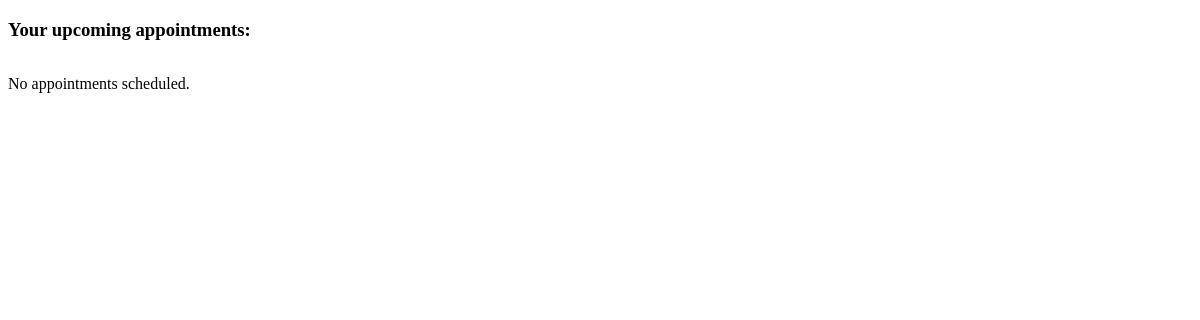
The app's page /doctor/myAppointments.php (signed in), older data.
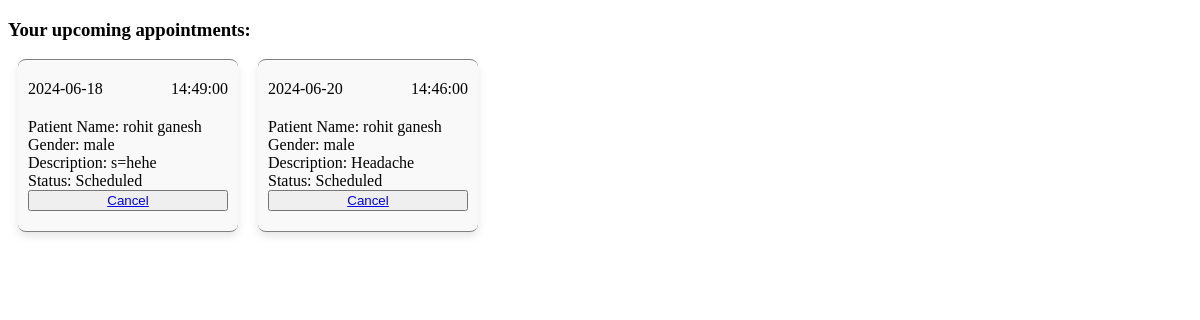
The same page, newer data.
### tables this page shows
CREATE TABLE `appointments` (
  `AppointmentID` int(11) NOT NULL,
  `pid` int(11) NOT NULL,
  `did` int(11) NOT NULL,
  `AppointmentDate` date NOT NULL,
  `AppointmentTime` time NOT NULL,
  `ReasonForVisit` varchar(255) DEFAULT NULL,
  `Status` varchar(50) DEFAULT NULL
);

CREATE TABLE `patient` (
  `Avatar` longblob NOT NULL,
  `pid` int(11) NOT NULL,
  `pname` varchar(50) NOT NULL,
  `pemail` varchar(50) NOT NULL,
  `pmobile` text NOT NULL,
  `ppassword` text NOT NULL,
  `pdob` date NOT NULL,
  `pgender` varchar(10) NOT NULL
);

### doctor/myAppointments.php (the view, shortened to what this page needs)
<?php
include("../backend/conn.php");
if(isset($_SESSION['id'])){
    $id=$_SESSION['id'];
}
?>
<!DOCTYPE html>
<html lang="en">
<head>
    <link rel="stylesheet" href="../Styles/appointment.css">
</head>
<body>
<div>
    <h3>Your upcoming appointments:</h3>
    <div class="appointments">
        <?php
        $stmt = $conn->prepare("
            SELECT a.*, d.dname, d.specialties, p.*
            FROM appointments a
            JOIN doctor d ON a.did = d.did
            JOIN patient p ON a.pid = p.pid
            WHERE a.did = ?
            ORDER BY a.AppointmentDate ASC, a.AppointmentTime ASC
        ");
        $stmt->bind_param('i', $id);
        $stmt->execute();
        $result = $stmt->get_result();
        if ($result->num_rows > 0) {
            while ($row = $result->fetch_assoc()) {
                echo "<div class='appointment'>";
                echo "<div class='appointment-datetime'>";
                echo "<span>{$row['AppointmentDate']}</span>";
                echo "<span>{$row['AppointmentTime']}</span>";
                echo "</div>";
                echo "<div>Patient Name: {$row['pname']}</div>";
                echo "<div>Gender: {$row['pgender']}</div>";
                echo "<div>Description: {$row['ReasonForVisit']}</div>";
                echo "<div>Status: {$row['Status']}</div>";
                if ($row['Status'] === 'Pending') {
                    echo "<div><button class='logout-btn'><a href='../Appointments/ChangeStatus.php?action=approve&aid={$row['AppointmentID']}' onclick='return confirm(\"Are you sure?\")'>Approve</a></button>&nbsp;&nbsp;
                    <button class='logout-btn'><a href='../Appointments/ChangeStatus.php?action=reject&aid={$row['AppointmentID']}'onclick='return confirm(\"Are you sure?\")'>Reject</a></button></div>";
                } elseif ($row['Status'] === 'Scheduled') {
                    echo "<button class='logout-btn'><a href='../Appointments/ChangeStatus.php?action=cancel&aid={$row['AppointmentID']}' onclick='return confirm(\"Are you sure?\")'>Cancel</a></button>";
                }
                echo "</div>";
            }
        } else {
            echo "<p>No appointments scheduled.</p>";
        }
        ?>
    </div>
</body>
</html>

### Styles/appointment.css (style rules this page uses)
.appointments, .new-appointment { margin: 0; display: flex; flex-direction: row; align-items: center; flex-wrap: wrap; }
.choose-doctor, .appointment { margin: 0 10px; border-top: 1px solid gray; border-bottom: 1px solid gray; margin-bottom: 20px; padding: 20px 10px; height: auto; width: 200px; display: flex; flex-direction: column; background-color: #f9f9f9; box-shadow: 0 4px 8px rgba(0, 0, 0, 0.1); border-radius: 8px; }
.appointment-datetime { display: flex; justify-content: space-between; margin-bottom: 20px; }

Row changes from the older to the newer data that the page shows:
added appointments: AppointmentDate "2024-06-18", AppointmentTime "14:49:00", pid.pname "rohit ganesh", pid.pgender "male", ReasonForVisit "s=hehe", Status "Scheduled"
added appointments: AppointmentDate "2024-06-20", AppointmentTime "14:46:00", pid.pname "rohit ganesh", pid.pgender "male", ReasonForVisit "Headache", Status "Scheduled"
Text that changed along with them:
text no longer shown: "No appointments scheduled."
